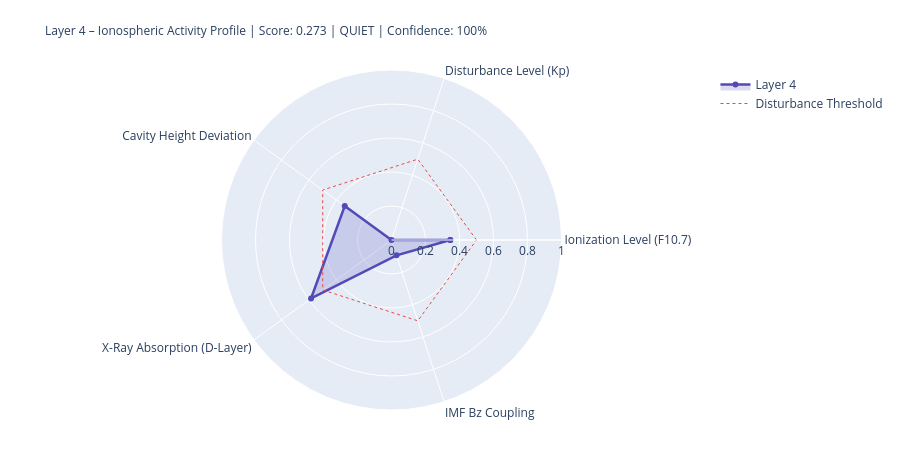

The notebook cell this image was saved under:
### Markdown cell above
---
## 4. State Assessment & Handoff to Layer 5

### Code cell
# ============================================================
# LAYER-4-SCORE
# ============================================================

COMPONENTS = {
    'Ionization Level (F10.7)':    {'score': ioniz,       'source': 'primary' if f107_now else 'from_layer0', 'dynamic': True},
    'Disturbance Level (Kp)':          {'score': disturb,     'source': 'primary' if kp_now   else 'from_layer0', 'dynamic': True},
    'Cavity Height Deviation':    {'score': h_dev,       'source': 'derived',                                'dynamic': True},
    'X-Ray Absorption (D-Layer)':{'score': xray_ioniz,  'source': 'primary' if xray_now else 'missing',     'dynamic': True},
    'IMF Bz Coupling':             {'score': bz_coupling, 'source': 'primary' if bz_now   else 'from_layer0', 'dynamic': True},
}

available    = {k: v['score'] for k, v in COMPONENTS.items() if v['score'] is not None}
unavailable  = [k for k, v in COMPONENTS.items() if v['score'] is None]
layer4_score = round(sum(available.values()) / len(available), 4) if available else None
confidence   = round(len(available) / len(COMPONENTS), 2)
level = ('unknown' if layer4_score is None
         else 'quiet'   if layer4_score < 0.3
         else 'moderate' if layer4_score < 0.6
         else 'active')
dominant_l4 = max(available, key=available.get) if available else 'none'

# Resonance delta for Schumann SR-1
sr1_ref = schumann_freq(1, 80.0)
sr1_now = schumann_freq(1, h_eff)
sr1_delta_mhz = (sr1_now - sr1_ref) * 1000

# Propagation conditions
prop_cond = ('disturbed'   if kp_val > 4
             else 'unsettled' if kp_val > 2
             else 'normal')
if xray_class in ['X', 'M']:
    prop_cond = 'Radio-Blackout moeglich'

W = 68
print('=' * W)
print('LAYER 4 – IONOSPHERE – STATE ASSESSMENT')
print('=' * W)
for name, comp in COMPONENTS.items():
    s = comp['score']
    if s is not None:
        bar = '█' * int(s * 20) + '░' * (20 - int(s * 20))
        print(f'  {name:<36} {bar}  {s:.3f}  [{comp["source"]}]')
    else:
        print(f'  {name:<36} {"─" * 20}  n/a   [missing]')
print('-' * W)
print(f'  Score:          {layer4_score:.3f}  ({len(available)}/{len(COMPONENTS)} components)')
print(f'  Confidence:     {confidence:.0%}')
print(f'  Level:          {level.upper()}')
print(f'  Dominant:       {dominant_l4}')
print(f'  Cavity height:  {h_eff:.1f} km  (Ref: 80.0 km)')
print(f'  SR-1:           {sr1_now:.3f} Hz  (Δ {sr1_delta_mhz:+.1f} mHz vs. ref)')
print(f'  Propagation:    {prop_cond}')
print(f'  X-Ray:          {xray_class}-class  ({xray_now:.2e} W/m²)' if xray_now else '  X-Ray:          n/a')
print('=' * W)

# Radar
cats   = list(available.keys())
vals_r = list(available.values())
if len(cats) >= 3:
    fig = go.Figure()
    fig.add_trace(go.Scatterpolar(
        r=vals_r + [vals_r[0]], theta=cats + [cats[0]],
        fill='toself', fillcolor='rgba(83,74,183,0.20)',
        line=dict(color='#534AB7', width=2.5), name='Layer 4'
    ))
    fig.add_trace(go.Scatterpolar(
        r=[0.5] * (len(cats)+1), theta=cats + [cats[0]],
        line=dict(color='#E24B4A', dash='dot', width=1),
        mode='lines', name='Disturbance Threshold'
    ))
    fig.update_layout(
        title=dict(
            text=f'Layer 4 – Ionospheric Activity Profile | Score: {layer4_score:.3f} | {level.upper()} | Confidence: {confidence:.0%}',
            font=dict(size=12)
        ),
        polar=dict(radialaxis=dict(visible=True, range=[0, 1])),
        height=450, showlegend=True,
        margin=dict(l=80, r=80, t=70, b=40)
    )
    fig.show()

### Figure 1 — Plotly figure (JSON) as saved in the notebook; plotly's stock layout.template omitted (floating-point values rounded to 4 significant figures)
{"data": [{"fill": "toself", "fillcolor": "rgba(83,74,183,0.20)", "line": {"color": "#534AB7", "width": 2.5}, "name": "Layer 4", "r": [0.346, 0.0, 0.34, 0.585, 0.095, 0.346], "theta": ["Ionization Level (F10.7)", "Disturbance Level (Kp)", "Cavity Height Deviation", "X-Ray Absorption (D-Layer)", "IMF Bz Coupling", "Ionization Level (F10.7)"], "type": "scatterpolar"}, {"line": {"color": "#E24B4A", "dash": "dot", "width": 1}, "mode": "lines", "name": "Disturbance Threshold", "r": [0.5, 0.5, 0.5, 0.5, 0.5, 0.5], "theta": ["Ionization Level (F10.7)", "Disturbance Level (Kp)", "Cavity Height Deviation", "X-Ray Absorption (D-Layer)", "IMF Bz Coupling", "Ionization Level (F10.7)"], "type": "scatterpolar"}], "layout": {"height": 450, "margin": {"b": 40, "l": 80, "r": 80, "t": 70}, "polar": {"radialaxis": {"range": [0, 1], "visible": true}}, "showlegend": true, "title": {"font": {"size": 12}, "text": "Layer 4 – Ionospheric Activity Profile | Score: 0.273 | QUIET | Confidence: 100%"}}}
